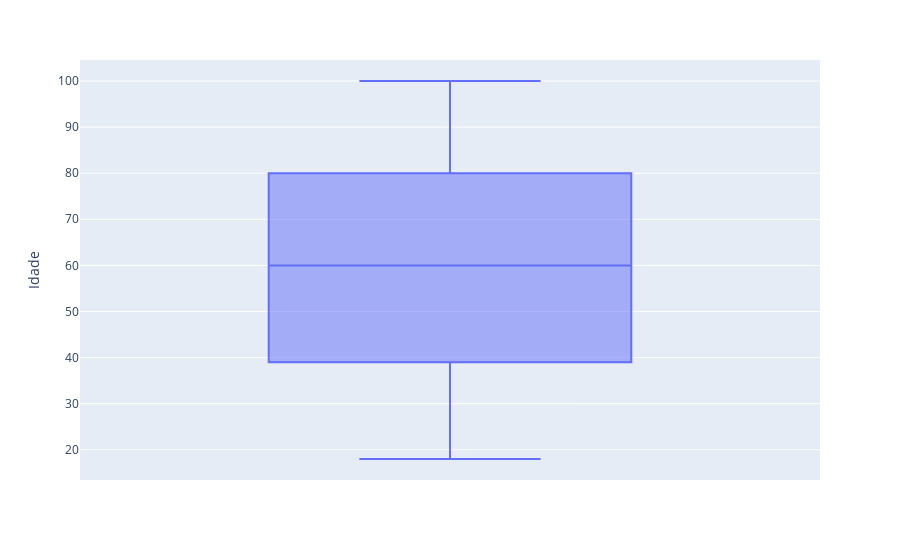

Write notebook code for a chart like this one.
### Markdown cell above
### idade

### Code cell
fig=px.box(df_new,y='Idade')
fig.show()

### Figure 1 — Plotly figure (JSON) as saved in the notebook; plotly's stock layout.template omitted (floating-point values rounded to 4 significant figures; data arrays with more than 128 entries replaced by an {"elided": "..."} marker saying what was removed)
{"data": [{"alignmentgroup": "True", "hovertemplate": "Idade=%{y}<extra></extra>", "legendgroup": "", "marker": {"color": "#636efa"}, "name": "", "notched": false, "offsetgroup": "", "orientation": "v", "showlegend": false, "type": "box", "x0": " ", "xaxis": "x", "y": {"elided": "20000 int values"}, "y0": " ", "yaxis": "y"}], "layout": {"boxmode": "group", "legend": {"tracegroupgap": 0}, "margin": {"t": 60}, "xaxis": {"anchor": "y", "domain": [0, 1]}, "yaxis": {"anchor": "x", "domain": [0, 1], "title": {"text": "Idade"}}}}
